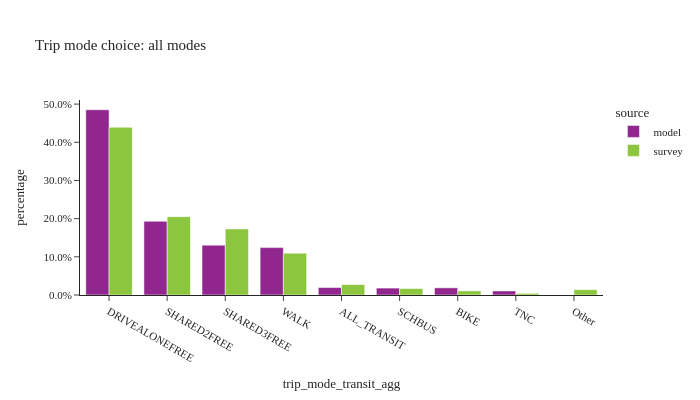

Source (notebook cell):
### Code cell
util.plot_share_barchart(trip_data, 'trip_weight', 'trip_mode_transit_agg', title="Trip mode choice: all modes")

### Figure 1 — Plotly figure (JSON) as saved in the notebook; plotly's stock layout.template omitted (floating-point values rounded to 4 significant figures)
{"data": [{"alignmentgroup": "True", "customdata": [[6094000.0, 6094000.0], [2426000.0, 2426000.0], [1640000.0, 1640000.0], [1559000.0, 1559000.0], [245200.0, 245200.0], [227500.0, 227500.0], [235300.0, 235300.0], [133300.0, 133300.0]], "hovertemplate": "source=model<br>trip_mode_transit_agg=%{x}<br>percentage=%{y}<br>weighted_sum=%{customdata[0]}<br>sample_size=%{customdata[1]}<extra></extra>", "legendgroup": "model", "marker": {"color": "#91268F", "pattern": {"shape": ""}}, "name": "model", "offsetgroup": "model", "orientation": "v", "showlegend": true, "textposition": "auto", "type": "bar", "x": ["DRIVEALONEFREE", "SHARED2FREE", "SHARED3FREE", "WALK", "ALL_TRANSIT", "SCHBUS", "BIKE", "TNC"], "xaxis": "x", "y": [0.4852, 0.1932, 0.1306, 0.1241, 0.01953, 0.01811, 0.01873, 0.01061], "yaxis": "y"}, {"alignmentgroup": "True", "customdata": [[7072000.0, 15020.0], [3303000.0, 7034.0], [2784000.0, 4498.0], [1762000.0, 8354.0], [441200.0, 1880.0], [272300.0, 315.0], [173100.0, 940.0], [69800.0, 180.0], [225900.0, 784.0]], "hovertemplate": "source=survey<br>trip_mode_transit_agg=%{x}<br>percentage=%{y}<br>weighted_sum=%{customdata[0]}<br>sample_size=%{customdata[1]}<extra></extra>", "legendgroup": "survey", "marker": {"color": "#8CC63E", "pattern": {"shape": ""}}, "name": "survey", "offsetgroup": "survey", "orientation": "v", "showlegend": true, "textposition": "auto", "type": "bar", "x": ["DRIVEALONEFREE", "SHARED2FREE", "SHARED3FREE", "WALK", "ALL_TRANSIT", "SCHBUS", "BIKE", "TNC", "Other"], "xaxis": "x", "y": [0.4391, 0.2051, 0.1729, 0.1094, 0.0274, 0.01691, 0.01075, 0.004335, 0.01403], "yaxis": "y"}], "layout": {"barmode": "group", "height": 400, "legend": {"title": {"text": "source"}, "tracegroupgap": 0}, "title": {"text": "Trip mode choice: all modes"}, "width": 700, "xaxis": {"anchor": "y", "domain": [0.0, 1.0], "title": {"text": "trip_mode_transit_agg"}}, "yaxis": {"anchor": "x", "domain": [0.0, 1.0], "tickformat": ".1%", "title": {"text": "percentage"}}}}
